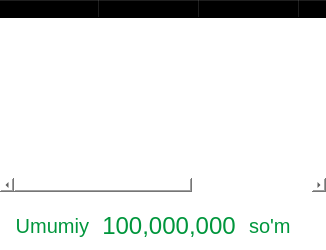
         <widget class="QFrame" name="frame_10">
          <property name="sizePolicy">
           <sizepolicy hsizetype="Preferred" vsizetype="Preferred">
            <horstretch>2</horstretch>
            <verstretch>0</verstretch>
           </sizepolicy>
          </property>
          <property name="focusPolicy">
           <enum>Qt::NoFocus</enum>
          </property>
          <property name="styleSheet">
           <string notr="true">background-color: rgba(0, 0, 0, 0);
border: 0;</string>
          </property>
          <property name="frameShape">
           <enum>QFrame::StyledPanel</enum>
          </property>
          <property name="frameShadow">
           <enum>QFrame::Raised</enum>
          </property>
          <layout class="QVBoxLayout" name="verticalLayout_7">
           <property name="spacing">
            <number>10</number>
           </property>
           <property name="leftMargin">
            <number>0</number>
           </property>
           <property name="topMargin">
            <number>0</number>
           </property>
           <property name="rightMargin">
            <number>0</number>
           </property>
           <property name="bottomMargin">
            <number>0</number>
           </property>
           <item>
            <widget class="QTableWidget" name="tableWidget_2">
             <property name="focusPolicy">
              <enum>Qt::NoFocus</enum>
             </property>
             <property name="styleSheet">
              <string notr="true">border-color: white;</string>
             </property>
             <column>
              <property name="text">
               <string>Nomi</string>
              </property>
             </column>
             <column>
              <property name="text">
               <string>Maxsulot raqami</string>
              </property>
             </column>
             <column>
              <property name="text">
               <string>Narxi</string>
              </property>
             </column>
             <column>
              <property name="text">
               <string>Miqdori</string>
              </property>
             </column>
             <column>
              <property name="text">
               <string>Umumiy narxi</string>
              </property>
             </column>
            </widget>
           </item>
           <item>
            <widget class="QFrame" name="frame_11">
             <property name="focusPolicy">
              <enum>Qt::NoFocus</enum>
             </property>
             <property name="styleSheet">
              <string notr="true"/>
             </property>
             <property name="frameShape">
              <enum>QFrame::StyledPanel</enum>
             </property>
             <property name="frameShadow">
              <enum>QFrame::Raised</enum>
             </property>
             <layout class="QHBoxLayout" name="horizontalLayout_5">
              <property name="spacing">
               <number>6</number>
              </property>
              <property name="leftMargin">
               <number>10</number>
              </property>
              <property name="topMargin">
               <number>10</number>
              </property>
              <property name="rightMargin">
               <number>10</number>
              </property>
              <property name="bottomMargin">
               <number>10</number>
              </property>
              <item>
               <widget class="QLabel" name="label_8">
                <property name="sizePolicy">
                 <sizepolicy hsizetype="Minimum" vsizetype="Preferred">
                  <horstretch>0</horstretch>
                  <verstretch>0</verstretch>
                 </sizepolicy>
                </property>
                <property name="focusPolicy">
                 <enum>Qt::NoFocus</enum>
                </property>
                <property name="styleSheet">
                 <string notr="true">color: rgb(0, 150, 60);
	font-family: &quot;Segoe UI bold&quot;;
font-size: 20px;
padding-right: 2px;</string>
                </property>
                <property name="text">
                 <string>Umumiy</string>
                </property>
                <property name="alignment">
                 <set>Qt::AlignRight|Qt::AlignTrailing|Qt::AlignVCenter</set>
                </property>
                <property name="wordWrap">
                 <bool>true</bool>
                </property>
               </widget>
              </item>
              <item>
               <widget class="QLabel" name="label_7">
                <property name="sizePolicy">
                 <sizepolicy hsizetype="Maximum" vsizetype="Preferred">
                  <horstretch>0</horstretch>
                  <verstretch>0</verstretch>
                 </sizepolicy>
                </property>
                <property name="focusPolicy">
                 <enum>Qt::NoFocus</enum>
                </property>
                <property name="styleSheet">
                 <string notr="true">color: rgb(0, 150, 60);
	font-family: &quot;Segoe UI Black&quot;;
font-size: 24px;
padding-right: 2px;</string>
                </property>
                <property name="text">
                 <string>100,000,000</string>
                </property>
                <property name="alignment">
                 <set>Qt::AlignCenter</set>
                </property>
                <property name="wordWrap">
                 <bool>true</bool>
                </property>
               </widget>
              </item>
              <item>
               <widget class="QLabel" name="label_9">
                <property name="sizePolicy">
                 <sizepolicy hsizetype="Maximum" vsizetype="Preferred">
                  <horstretch>0</horstretch>
                  <verstretch>0</verstretch>
                 </sizepolicy>
                </property>
                <property name="focusPolicy">
                 <enum>Qt::NoFocus</enum>
                </property>
                <property name="styleSheet">
                 <string notr="true">color: rgb(0, 150, 60);
	font-family: &quot;Segoe UI bold&quot;;
font-size: 20px;
padding-right: 20px;</string>
                </property>
                <property name="text">
                 <string>so'm</string>
                </property>
                <property name="alignment">
                 <set>Qt::AlignLeading|Qt::AlignLeft|Qt::AlignVCenter</set>
                </property>
                <property name="wordWrap">
                 <bool>true</bool>
                </property>
               </widget>
              </item>
             </layout>
            </widget>
           </item>
          </layout>
         </widget>
